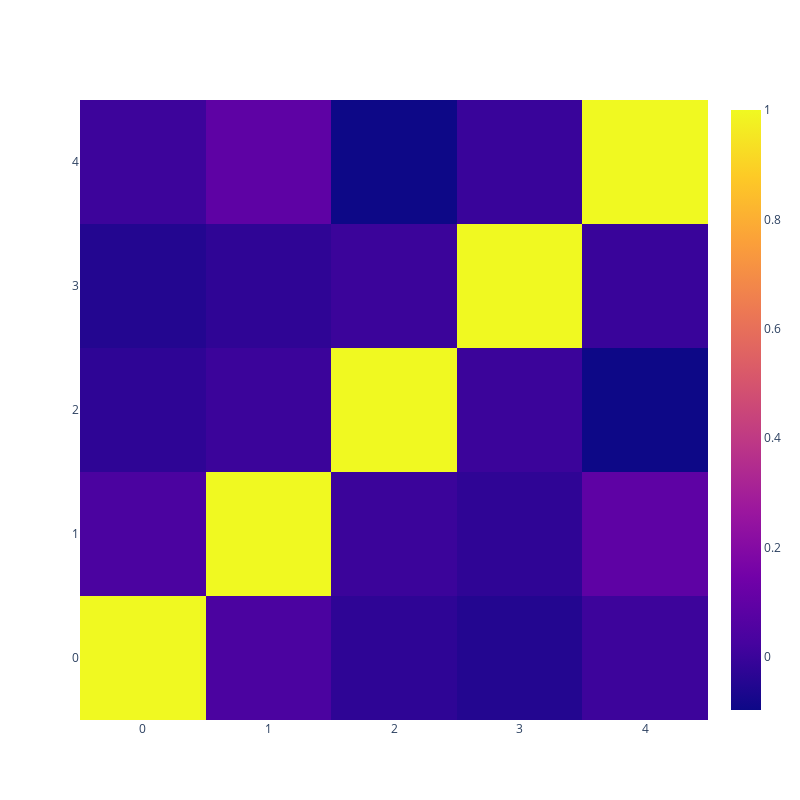

This figure's notebook cell:
### Markdown cell above
Finally, we can plot a heatmap to display the correlation between missing data.

Correlation ranges from -1 to 1. -1 means that if one variable appears then the other will definitely not. 0 means that there is no correlation between the missingness of two variables. 1 means that the two variables will always appear together.

### Code cell
fig = EDA_missingness.heatmap(df)
fig.show()

### Figure 1 — Plotly figure (JSON) as saved in the notebook; plotly's stock layout.template omitted (floating-point values rounded to 4 significant figures)
{"data": [{"type": "heatmap", "x": [0, 1, 2, 3, 4], "y": [0, 1, 2, 3, 4], "z": [[1, 0.03887, -0.02734, -0.05051, 0.006444], [0.03887, 1, 0.0004255, -0.02388, 0.09193], [-0.02734, 0.0004255, 1, 0.0002127, -0.09716], [-0.05051, -0.02388, 0.0002127, 1, -0.003173], [0.006444, 0.09193, -0.09716, -0.003173, 1]]}], "layout": {"height": 800, "width": 800, "xaxis": {"autorange": true, "range": [-0.5, 4.5], "type": "linear"}, "yaxis": {"autorange": true, "range": [-0.5, 4.5], "type": "linear"}}}
